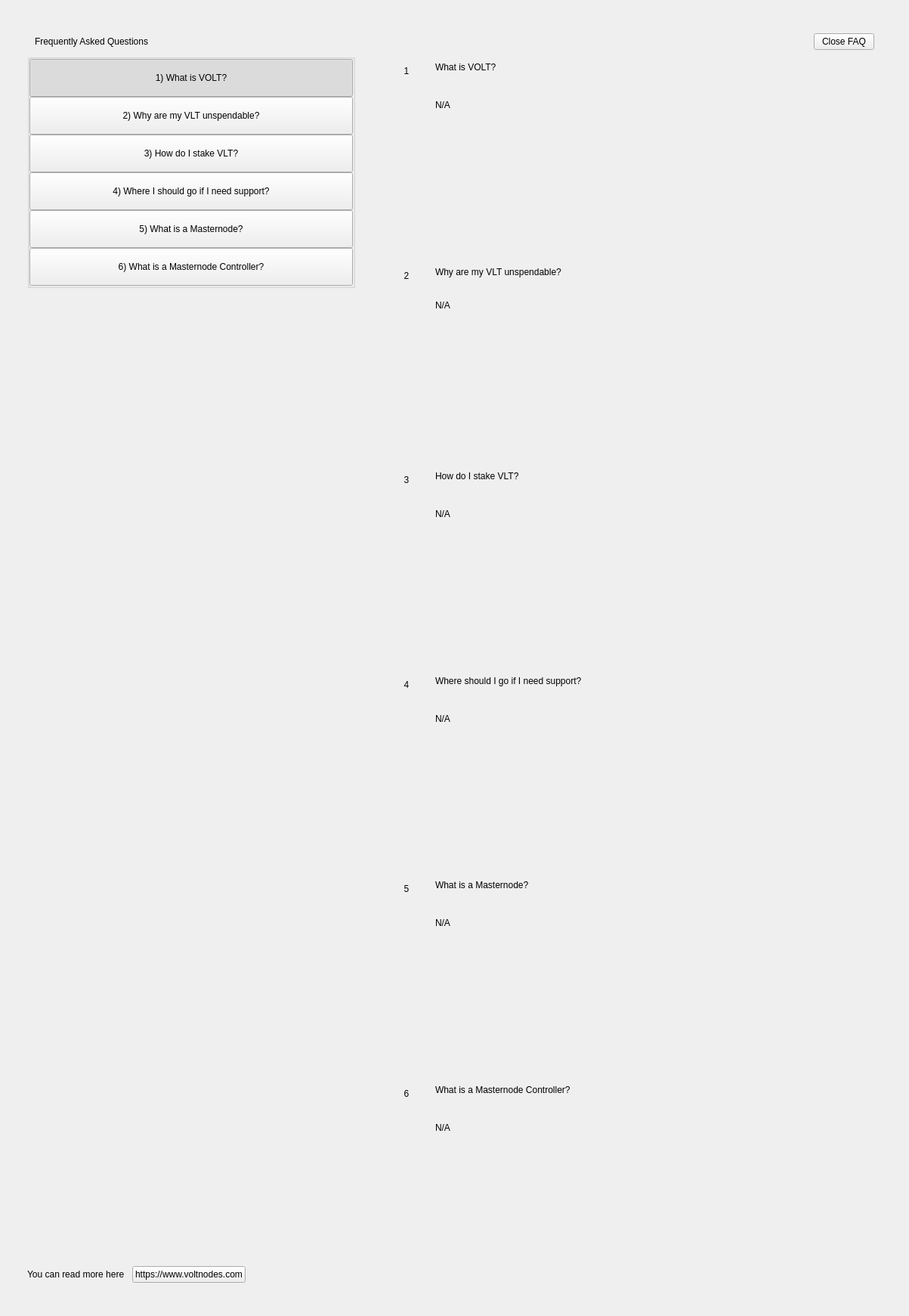
<?xml version="1.0" encoding="UTF-8"?>
<ui version="4.0">
 <class>SettingsFaqWidget</class>
 <widget class="QWidget" name="SettingsFaqWidget">
  <property name="geometry">
   <rect>
    <x>0</x>
    <y>0</y>
    <width>1203</width>
    <height>1741</height>
   </rect>
  </property>
  <property name="windowTitle">
   <string notr="true">N/A</string>
  </property>
  <layout class="QHBoxLayout" name="horizontalLayout" stretch="0">
   <property name="spacing">
    <number>0</number>
   </property>
   <property name="leftMargin">
    <number>0</number>
   </property>
   <property name="topMargin">
    <number>0</number>
   </property>
   <property name="rightMargin">
    <number>0</number>
   </property>
   <property name="bottomMargin">
    <number>0</number>
   </property>
   <item>
    <widget class="PFBorderImage" name="container">
     <layout class="QVBoxLayout" name="verticalLayoutcont">
      <property name="leftMargin">
       <number>36</number>
      </property>
      <property name="topMargin">
       <number>44</number>
      </property>
      <property name="rightMargin">
       <number>36</number>
      </property>
      <property name="bottomMargin">
       <number>44</number>
      </property>
      <item>
       <layout class="QHBoxLayout" name="horizontalLayout_3">
        <property name="spacing">
         <number>0</number>
        </property>
        <property name="leftMargin">
         <number>10</number>
        </property>
        <property name="rightMargin">
         <number>10</number>
        </property>
        <item>
         <widget class="QLabel" name="labelTitle">
          <property name="text">
           <string>Frequently Asked Questions</string>
          </property>
         </widget>
        </item>
        <item>
         <spacer name="horizontalSpacer">
          <property name="orientation">
           <enum>Qt::Horizontal</enum>
          </property>
          <property name="sizeHint" stdset="0">
           <size>
            <width>40</width>
            <height>20</height>
           </size>
          </property>
         </spacer>
        </item>
        <item>
         <widget class="QPushButton" name="pushButtonExit">
          <property name="text">
           <string>Close FAQ</string>
          </property>
         </widget>
        </item>
       </layout>
      </item>
      <item>
       <layout class="QHBoxLayout" name="horizontalLayout_6" stretch="2,0,3">
        <item>
         <widget class="QWidget" name="left" native="true">
          <layout class="QVBoxLayout" name="verticalLayout_3">
           <property name="leftMargin">
            <number>0</number>
           </property>
           <property name="topMargin">
            <number>0</number>
           </property>
           <property name="rightMargin">
            <number>0</number>
           </property>
           <property name="bottomMargin">
            <number>0</number>
           </property>
           <item>
            <layout class="QVBoxLayout" name="verticalLayout_2">
             <property name="spacing">
              <number>0</number>
             </property>
             <item>
              <widget class="QWidget" name="containerButtons" native="true">
               <layout class="QVBoxLayout" name="verticalLayout">
                <property name="spacing">
                 <number>0</number>
                </property>
                <property name="leftMargin">
                 <number>0</number>
                </property>
                <property name="topMargin">
                 <number>0</number>
                </property>
                <property name="rightMargin">
                 <number>0</number>
                </property>
                <property name="bottomMargin">
                 <number>0</number>
                </property>
                <item>
                 <widget class="QGroupBox" name="groupBox">
                  <property name="title">
                   <string/>
                  </property>
                  <layout class="QVBoxLayout" name="verticalLayout_9">
                   <property name="spacing">
                    <number>0</number>
                   </property>
                   <property name="leftMargin">
                    <number>0</number>
                   </property>
                   <property name="topMargin">
                    <number>0</number>
                   </property>
                   <property name="rightMargin">
                    <number>0</number>
                   </property>
                   <property name="bottomMargin">
                    <number>0</number>
                   </property>
                   <item>
                    <widget class="QPushButton" name="pushButton_Intro">
                     <property name="minimumSize">
                      <size>
                       <width>0</width>
                       <height>50</height>
                      </size>
                     </property>
                     <property name="maximumSize">
                      <size>
                       <width>16777215</width>
                       <height>50</height>
                      </size>
                     </property>
                     <property name="focusPolicy">
                      <enum>Qt::NoFocus</enum>
                     </property>
                     <property name="text">
                      <string>1) What is VOLT?</string>
                     </property>
                     <property name="checkable">
                      <bool>true</bool>
                     </property>
                     <property name="checked">
                      <bool>true</bool>
                     </property>
                     <property name="autoExclusive">
                      <bool>true</bool>
                     </property>
                    </widget>
                   </item>
                   <item>
                    <widget class="QPushButton" name="pushButton_UnspendableVLT">
                     <property name="minimumSize">
                      <size>
                       <width>0</width>
                       <height>50</height>
                      </size>
                     </property>
                     <property name="maximumSize">
                      <size>
                       <width>16777215</width>
                       <height>50</height>
                      </size>
                     </property>
                     <property name="focusPolicy">
                      <enum>Qt::NoFocus</enum>
                     </property>
                     <property name="text">
                      <string>2) Why are my VLT unspendable?</string>
                     </property>
                     <property name="checkable">
                      <bool>true</bool>
                     </property>
                     <property name="autoExclusive">
                      <bool>true</bool>
                     </property>
                    </widget>
                   </item>
                   <item>
                    <widget class="QPushButton" name="pushButton_Stake">
                     <property name="minimumSize">
                      <size>
                       <width>0</width>
                       <height>50</height>
                      </size>
                     </property>
                     <property name="focusPolicy">
                      <enum>Qt::NoFocus</enum>
                     </property>
                     <property name="text">
                      <string>3) How do I stake VLT?</string>
                     </property>
                     <property name="checkable">
                      <bool>true</bool>
                     </property>
                     <property name="autoExclusive">
                      <bool>true</bool>
                     </property>
                    </widget>
                   </item>
                   <item>
                    <widget class="QPushButton" name="pushButton_Support">
                     <property name="minimumSize">
                      <size>
                       <width>0</width>
                       <height>50</height>
                      </size>
                     </property>
                     <property name="focusPolicy">
                      <enum>Qt::NoFocus</enum>
                     </property>
                     <property name="text">
                      <string>4) Where I should go if I need support?</string>
                     </property>
                     <property name="checkable">
                      <bool>true</bool>
                     </property>
                     <property name="autoExclusive">
                      <bool>true</bool>
                     </property>
                    </widget>
                   </item>
                   <item>
                    <widget class="QPushButton" name="pushButton_Masternode">
                     <property name="minimumSize">
                      <size>
                       <width>0</width>
                       <height>50</height>
                      </size>
                     </property>
                     <property name="focusPolicy">
                      <enum>Qt::NoFocus</enum>
                     </property>
                     <property name="text">
                      <string>5) What is a Masternode?</string>
                     </property>
                     <property name="checkable">
                      <bool>true</bool>
                     </property>
                     <property name="autoExclusive">
                      <bool>true</bool>
                     </property>
                    </widget>
                   </item>
                   <item>
                    <widget class="QPushButton" name="pushButton_MNController">
                     <property name="minimumSize">
                      <size>
                       <width>0</width>
                       <height>50</height>
                      </size>
                     </property>
                     <property name="focusPolicy">
                      <enum>Qt::NoFocus</enum>
                     </property>
                     <property name="text">
                      <string>6) What is a Masternode Controller?</string>
                     </property>
                     <property name="checkable">
                      <bool>true</bool>
                     </property>
                     <property name="autoExclusive">
                      <bool>true</bool>
                     </property>
                    </widget>
                   </item>
                  </layout>
                 </widget>
                </item>
               </layout>
              </widget>
             </item>
             <item>
              <spacer name="verticalSpacer">
               <property name="orientation">
                <enum>Qt::Vertical</enum>
               </property>
               <property name="sizeHint" stdset="0">
                <size>
                 <width>20</width>
                 <height>40</height>
                </size>
               </property>
              </spacer>
             </item>
             <item>
              <layout class="QHBoxLayout" name="horizontalLayout_2">
               <item>
                <widget class="QLabel" name="labelWebLink">
                 <property name="text">
                  <string>You can read more here</string>
                 </property>
                </widget>
               </item>
               <item>
                <spacer name="horizontalSpacer_4">
                 <property name="orientation">
                  <enum>Qt::Horizontal</enum>
                 </property>
                 <property name="sizeType">
                  <enum>QSizePolicy::Minimum</enum>
                 </property>
                 <property name="sizeHint" stdset="0">
                  <size>
                   <width>10</width>
                   <height>20</height>
                  </size>
                 </property>
                </spacer>
               </item>
               <item>
                <widget class="QPushButton" name="pushButtonWebLink">
                 <property name="focusPolicy">
                  <enum>Qt::NoFocus</enum>
                 </property>
                 <property name="text">
                  <string notr="true">https://www.voltnodes.com</string>
                 </property>
                </widget>
               </item>
               <item>
                <spacer name="horizontalSpacer_2">
                 <property name="orientation">
                  <enum>Qt::Horizontal</enum>
                 </property>
                 <property name="sizeHint" stdset="0">
                  <size>
                   <width>40</width>
                   <height>20</height>
                  </size>
                 </property>
                </spacer>
               </item>
              </layout>
             </item>
            </layout>
           </item>
          </layout>
         </widget>
        </item>
        <item>
         <spacer name="horizontalSpacer_3">
          <property name="orientation">
           <enum>Qt::Horizontal</enum>
          </property>
          <property name="sizeType">
           <enum>QSizePolicy::Minimum</enum>
          </property>
          <property name="sizeHint" stdset="0">
           <size>
            <width>40</width>
            <height>20</height>
           </size>
          </property>
         </spacer>
        </item>
        <item>
         <widget class="QWidget" name="right" native="true">
          <layout class="QVBoxLayout" name="verticalLayout_5">
           <property name="leftMargin">
            <number>0</number>
           </property>
           <property name="topMargin">
            <number>0</number>
           </property>
           <property name="rightMargin">
            <number>0</number>
           </property>
           <property name="bottomMargin">
            <number>0</number>
           </property>
           <item>
            <layout class="QVBoxLayout" name="verticalLayout_6">
             <property name="spacing">
              <number>0</number>
             </property>
             <item>
              <widget class="QScrollArea" name="scrollAreaFaq">
               <property name="styleSheet">
                <string notr="true">#scrollAreaFaq { background:transparent; }</string>
               </property>
               <property name="horizontalScrollBarPolicy">
                <enum>Qt::ScrollBarAlwaysOff</enum>
               </property>
               <property name="sizeAdjustPolicy">
                <enum>QAbstractScrollArea::AdjustIgnored</enum>
               </property>
               <property name="widgetResizable">
                <bool>true</bool>
               </property>
               <property name="alignment">
                <set>Qt::AlignLeading|Qt::AlignLeft|Qt::AlignTop</set>
               </property>
               <widget class="QWidget" name="scrollAreaWidgetContents">
                <property name="geometry">
                 <rect>
                  <x>0</x>
                  <y>0</y>
                  <width>642</width>
                  <height>1614</height>
                 </rect>
                </property>
                <property name="autoFillBackground">
                 <bool>false</bool>
                </property>
                <property name="styleSheet">
                 <string notr="true">#scrollAreaWidgetContents { background:transparent; }</string>
                </property>
                <layout class="QVBoxLayout" name="verticalLayout_7">
                 <property name="spacing">
                  <number>0</number>
                 </property>
                 <property name="sizeConstraint">
                  <enum>QLayout::SetDefaultConstraint</enum>
                 </property>
                 <property name="leftMargin">
                  <number>0</number>
                 </property>
                 <property name="topMargin">
                  <number>0</number>
                 </property>
                 <property name="rightMargin">
                  <number>0</number>
                 </property>
                 <property name="bottomMargin">
                  <number>0</number>
                 </property>
                 <item>
                  <widget class="QWidget" name="widget_Intro" native="true">
                   <property name="minimumSize">
                    <size>
                     <width>300</width>
                     <height>0</height>
                    </size>
                   </property>
                   <layout class="QHBoxLayout" name="horizontalLayout_Intro" stretch="0,1">
                    <item alignment="Qt::AlignTop">
                     <widget class="QLabel" name="labelNumber_Intro">
                      <property name="minimumSize">
                       <size>
                        <width>24</width>
                        <height>24</height>
                       </size>
                      </property>
                      <property name="maximumSize">
                       <size>
                        <width>16777215</width>
                        <height>24</height>
                       </size>
                      </property>
                      <property name="text">
                       <string>1</string>
                      </property>
                      <property name="alignment">
                       <set>Qt::AlignCenter</set>
                      </property>
                     </widget>
                    </item>
                    <item>
                     <layout class="QVBoxLayout" name="verticalLayout_Intro">
                      <property name="leftMargin">
                       <number>20</number>
                      </property>
                      <property name="rightMargin">
                       <number>20</number>
                      </property>
                      <item>
                       <widget class="QLabel" name="labelSubtitle_Intro">
                        <property name="text">
                         <string>What is VOLT?</string>
                        </property>
                        <property name="wordWrap">
                         <bool>true</bool>
                        </property>
                       </widget>
                      </item>
                      <item>
                       <spacer name="verticalSpacer1_Intro">
                        <property name="orientation">
                         <enum>Qt::Vertical</enum>
                        </property>
                        <property name="sizeType">
                         <enum>QSizePolicy::Fixed</enum>
                        </property>
                        <property name="sizeHint" stdset="0">
                         <size>
                          <width>20</width>
                          <height>30</height>
                         </size>
                        </property>
                       </spacer>
                      </item>
                      <item>
                       <widget class="QLabel" name="labelContent_Intro">
                        <property name="text">
                         <string notr="true">N/A</string>
                        </property>
                        <property name="alignment">
                         <set>Qt::AlignLeading|Qt::AlignLeft|Qt::AlignTop</set>
                        </property>
                        <property name="wordWrap">
                         <bool>true</bool>
                        </property>
                       </widget>
                      </item>
                      <item>
                       <spacer name="verticalSpacer2_Intro">
                        <property name="orientation">
                         <enum>Qt::Vertical</enum>
                        </property>
                        <property name="sizeHint" stdset="0">
                         <size>
                          <width>20</width>
                          <height>20</height>
                         </size>
                        </property>
                       </spacer>
                      </item>
                     </layout>
                    </item>
                   </layout>
                  </widget>
                 </item>
                 <item>
                  <widget class="QWidget" name="widget_UnspendableVLT" native="true">
                   <layout class="QHBoxLayout" name="horizontalPage_UnspendableVLT" stretch="0,1">
                    <item alignment="Qt::AlignTop">
                     <widget class="QLabel" name="labelNumber_UnspendableVLT">
                      <property name="minimumSize">
                       <size>
                        <width>24</width>
                        <height>24</height>
                       </size>
                      </property>
                      <property name="maximumSize">
                       <size>
                        <width>16777215</width>
                        <height>24</height>
                       </size>
                      </property>
                      <property name="text">
                       <string>2</string>
                      </property>
                      <property name="alignment">
                       <set>Qt::AlignCenter</set>
                      </property>
                     </widget>
                    </item>
                    <item>
                     <layout class="QVBoxLayout" name="verticalLayout_UnspendableVLT">
                      <property name="spacing">
                       <number>0</number>
                      </property>
                      <property name="leftMargin">
                       <number>20</number>
                      </property>
                      <property name="rightMargin">
                       <number>20</number>
                      </property>
                      <item>
                       <widget class="QLabel" name="labelSubtitle_UnspendableVLT">
                        <property name="text">
                         <string>Why are my VLT unspendable?</string>
                        </property>
                        <property name="wordWrap">
                         <bool>true</bool>
                        </property>
                       </widget>
                      </item>
                      <item>
                       <spacer name="verticalSpacer1_UnspendableVLT">
                        <property name="orientation">
                         <enum>Qt::Vertical</enum>
                        </property>
                        <property name="sizeType">
                         <enum>QSizePolicy::Fixed</enum>
                        </property>
                        <property name="sizeHint" stdset="0">
                         <size>
                          <width>20</width>
                          <height>30</height>
                         </size>
                        </property>
                       </spacer>
                      </item>
                      <item>
                       <widget class="QLabel" name="labelContent_UnspendableVLT">
                        <property name="text">
                         <string notr="true">N/A</string>
                        </property>
                        <property name="alignment">
                         <set>Qt::AlignLeading|Qt::AlignLeft|Qt::AlignTop</set>
                        </property>
                        <property name="wordWrap">
                         <bool>true</bool>
                        </property>
                       </widget>
                      </item>
                      <item>
                       <spacer name="verticalSpacer2_UnspendableVLT">
                        <property name="orientation">
                         <enum>Qt::Vertical</enum>
                        </property>
                        <property name="sizeHint" stdset="0">
                         <size>
                          <width>20</width>
                          <height>20</height>
                         </size>
                        </property>
                       </spacer>
                      </item>
                     </layout>
                    </item>
                   </layout>
                  </widget>
                 </item>
                 <item>
                  <widget class="QWidget" name="widget_Stake" native="true">
                   <layout class="QHBoxLayout" name="horizontalpage_Stake" stretch="0,1">
                    <item alignment="Qt::AlignTop">
                     <widget class="QLabel" name="labelNumber_Stake">
                      <property name="minimumSize">
                       <size>
                        <width>24</width>
                        <height>24</height>
                       </size>
                      </property>
                      <property name="maximumSize">
                       <size>
                        <width>16777215</width>
                        <height>24</height>
                       </size>
                      </property>
                      <property name="text">
                       <string>3</string>
                      </property>
                      <property name="alignment">
                       <set>Qt::AlignCenter</set>
                      </property>
                     </widget>
                    </item>
                    <item>
                     <layout class="QVBoxLayout" name="verticalLayoutpage_Stake">
                      <property name="leftMargin">
                       <number>20</number>
                      </property>
                      <property name="rightMargin">
                       <number>20</number>
                      </property>
                      <item>
                       <widget class="QLabel" name="labelSubtitle_Stake">
                        <property name="text">
                         <string>How do I stake VLT?</string>
                        </property>
                        <property name="wordWrap">
                         <bool>true</bool>
                        </property>
                       </widget>
                      </item>
                      <item>
                       <spacer name="verticalSpacer1_Stake">
                        <property name="orientation">
                         <enum>Qt::Vertical</enum>
                        </property>
                        <property name="sizeType">
                         <enum>QSizePolicy::Fixed</enum>
                        </property>
                        <property name="sizeHint" stdset="0">
                         <size>
                          <width>20</width>
                          <height>30</height>
                         </size>
                        </property>
                       </spacer>
                      </item>
                      <item>
                       <widget class="QLabel" name="labelContent_Stake">
                        <property name="text">
                         <string notr="true">N/A</string>
                        </property>
                        <property name="alignment">
                         <set>Qt::AlignLeading|Qt::AlignLeft|Qt::AlignTop</set>
                        </property>
                        <property name="wordWrap">
                         <bool>true</bool>
                        </property>
                       </widget>
                      </item>
                      <item>
                       <spacer name="verticalSpacer2_Stake">
                        <property name="orientation">
                         <enum>Qt::Vertical</enum>
                        </property>
                        <property name="sizeHint" stdset="0">
                         <size>
                          <width>20</width>
                          <height>20</height>
                         </size>
                        </property>
                       </spacer>
                      </item>
                     </layout>
                    </item>
                   </layout>
                  </widget>
                 </item>
                 <item>
                  <widget class="QWidget" name="widget_Support" native="true">
                   <layout class="QHBoxLayout" name="horizontalpage_Support" stretch="0,1">
                    <item alignment="Qt::AlignTop">
                     <widget class="QLabel" name="labelNumber_Support">
                      <property name="minimumSize">
                       <size>
                        <width>24</width>
                        <height>24</height>
                       </size>
                      </property>
                      <property name="maximumSize">
                       <size>
                        <width>16777215</width>
                        <height>24</height>
                       </size>
                      </property>
                      <property name="text">
                       <string>4</string>
                      </property>
                      <property name="alignment">
                       <set>Qt::AlignCenter</set>
                      </property>
                     </widget>
                    </item>
                    <item>
                     <layout class="QVBoxLayout" name="verticalLayoutpage_Support">
                      <property name="leftMargin">
                       <number>20</number>
                      </property>
                      <property name="rightMargin">
                       <number>20</number>
                      </property>
                      <item>
                       <widget class="QLabel" name="labelSubtitle_Support">
                        <property name="text">
                         <string>Where should I go if I need support?</string>
                        </property>
                        <property name="wordWrap">
                         <bool>true</bool>
                        </property>
                       </widget>
                      </item>
                      <item>
                       <spacer name="verticalSpacer1_Support">
                        <property name="orientation">
                         <enum>Qt::Vertical</enum>
                        </property>
                        <property name="sizeType">
                         <enum>QSizePolicy::Fixed</enum>
                        </property>
                        <property name="sizeHint" stdset="0">
                         <size>
                          <width>20</width>
                          <height>30</height>
                         </size>
                        </property>
                       </spacer>
                      </item>
                      <item>
                       <widget class="QLabel" name="labelContent_Support">
                        <property name="text">
                         <string notr="true">N/A</string>
                        </property>
                        <property name="alignment">
                         <set>Qt::AlignLeading|Qt::AlignLeft|Qt::AlignTop</set>
                        </property>
                        <property name="wordWrap">
                         <bool>true</bool>
                        </property>
                       </widget>
                      </item>
                      <item>
                       <spacer name="verticalSpacer2_Support">
                        <property name="orientation">
                         <enum>Qt::Vertical</enum>
                        </property>
                        <property name="sizeHint" stdset="0">
                         <size>
                          <width>20</width>
                          <height>20</height>
                         </size>
                        </property>
                       </spacer>
                      </item>
                     </layout>
                    </item>
                   </layout>
                  </widget>
                 </item>
                 <item>
                  <widget class="QWidget" name="widget_Masternode" native="true">
                   <layout class="QHBoxLayout" name="horizontalpage_Masternode" stretch="0,1">
                    <item alignment="Qt::AlignTop">
                     <widget class="QLabel" name="labelNumber_Masternode">
                      <property name="minimumSize">
                       <size>
                        <width>24</width>
                        <height>24</height>
                       </size>
                      </property>
                      <property name="maximumSize">
                       <size>
                        <width>16777215</width>
                        <height>24</height>
                       </size>
                      </property>
                      <property name="text">
                       <string>5</string>
                      </property>
                      <property name="alignment">
                       <set>Qt::AlignCenter</set>
                      </property>
                     </widget>
                    </item>
                    <item>
                     <layout class="QVBoxLayout" name="verticalLayoutpage_Masternode">
                      <property name="leftMargin">
                       <number>20</number>
                      </property>
                      <property name="rightMargin">
                       <number>20</number>
                      </property>
                      <item>
                       <widget class="QLabel" name="labelSubtitle_Masternode">
                        <property name="text">
                         <string>What is a Masternode?</string>
                        </property>
                        <property name="wordWrap">
                         <bool>true</bool>
                        </property>
                       </widget>
                      </item>
                      <item>
                       <spacer name="verticalSpacer1_Masternode">
                        <property name="orientation">
                         <enum>Qt::Vertical</enum>
                        </property>
                        <property name="sizeType">
                         <enum>QSizePolicy::Fixed</enum>
                        </property>
                        <property name="sizeHint" stdset="0">
                         <size>
                          <width>20</width>
                          <height>30</height>
                         </size>
                        </property>
                       </spacer>
                      </item>
                      <item>
                       <widget class="QLabel" name="labelContent_Masternode">
                        <property name="text">
                         <string notr="true">N/A</string>
                        </property>
                        <property name="alignment">
                         <set>Qt::AlignLeading|Qt::AlignLeft|Qt::AlignTop</set>
                        </property>
                        <property name="wordWrap">
                         <bool>true</bool>
                        </property>
                       </widget>
                      </item>
                      <item>
                       <spacer name="verticalSpacer2_Masternode">
                        <property name="orientation">
                         <enum>Qt::Vertical</enum>
                        </property>
                        <property name="sizeHint" stdset="0">
                         <size>
                          <width>20</width>
                          <height>20</height>
                         </size>
                        </property>
                       </spacer>
                      </item>
                     </layout>
                    </item>
                   </layout>
                  </widget>
                 </item>
                 <item>
                  <widget class="QWidget" name="widget_MNController" native="true">
                   <layout class="QHBoxLayout" name="horizontalpage_MNController" stretch="0,1">
                    <item alignment="Qt::AlignTop">
                     <widget class="QLabel" name="labelNumber_MNController">
                      <property name="minimumSize">
                       <size>
                        <width>24</width>
                        <height>24</height>
                       </size>
                      </property>
                      <property name="maximumSize">
                       <size>
                        <width>16777215</width>
                        <height>24</height>
                       </size>
                      </property>
                      <property name="text">
                       <string>6</string>
                      </property>
                      <property name="alignment">
                       <set>Qt::AlignCenter</set>
                      </property>
                     </widget>
                    </item>
                    <item>
                     <layout class="QVBoxLayout" name="verticalLayoutpage_MNController">
                      <property name="leftMargin">
                       <number>20</number>
                      </property>
                      <property name="rightMargin">
                       <number>20</number>
                      </property>
                      <item>
                       <widget class="QLabel" name="labelSubtitle_MNController">
                        <property name="text">
                         <string>What is a Masternode Controller?</string>
                        </property>
                        <property name="wordWrap">
                         <bool>true</bool>
                        </property>
                       </widget>
                      </item>
                      <item>
                       <spacer name="verticalSpacer1_MNController">
                        <property name="orientation">
                         <enum>Qt::Vertical</enum>
                        </property>
                        <property name="sizeType">
                         <enum>QSizePolicy::Fixed</enum>
                        </property>
                        <property name="sizeHint" stdset="0">
                         <size>
                          <width>20</width>
                          <height>30</height>
                         </size>
                        </property>
                       </spacer>
                      </item>
                      <item>
                       <widget class="QLabel" name="labelContent_MNController">
                        <property name="text">
                         <string notr="true">N/A</string>
                        </property>
                        <property name="alignment">
                         <set>Qt::AlignLeading|Qt::AlignLeft|Qt::AlignTop</set>
                        </property>
                        <property name="wordWrap">
                         <bool>true</bool>
                        </property>
                       </widget>
                      </item>
                      <item>
                       <spacer name="verticalSpacer2_MNController">
                        <property name="orientation">
                         <enum>Qt::Vertical</enum>
                        </property>
                        <property name="sizeHint" stdset="0">
                         <size>
                          <width>20</width>
                          <height>20</height>
                         </size>
                        </property>
                       </spacer>
                      </item>
                     </layout>
                    </item>
                   </layout>
                  </widget>
                 </item>
                </layout>
               </widget>
              </widget>
             </item>
            </layout>
           </item>
          </layout>
         </widget>
        </item>
       </layout>
      </item>
     </layout>
    </widget>
   </item>
  </layout>
 </widget>
 <customwidgets>
  <customwidget>
   <class>PFBorderImage</class>
   <extends>QFrame</extends>
   <header>qt/volt/pfborderimage.h</header>
   <container>1</container>
  </customwidget>
 </customwidgets>
 <resources/>
 <connections/>
</ui>
